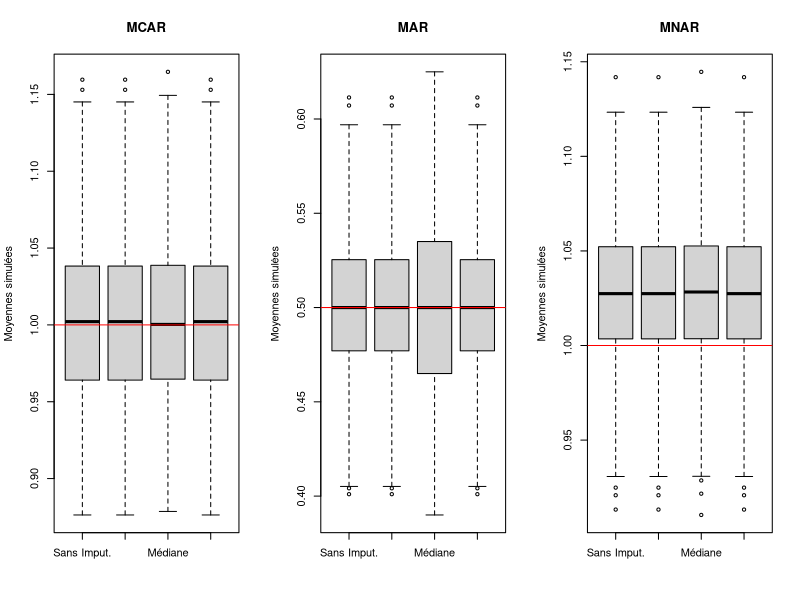

R code for this plot:
## 1. Paramètres généraux
n <- 200         # Nombre d'observations
n_sim <- 500       # Nombre de simulations

## Variables pour stocker les résultats
somme_moy_X1 <- 0
somme_moy_B1 <- 0
somme_moy_X2 <- 0

somme_moy_impute_mcar <- 0
somme_moy_impute_mar <- 0
somme_moy_impute_mnar <- 0

somme_moy_impute_median_mcar <- 0
somme_moy_impute_median_mar <- 0
somme_moy_impute_median_mnar <- 0

somme_moy_complet_mcar <- 0
somme_moy_complet_mar <- 0
somme_moy_complet_mnar <- 0

# Moyennes théoriques
moy_theo_X1 <- 1
moy_theo_B1 <- 0.5
moy_theo_X2 <- 1

# Stockage pour boxplots
res_MCAR <- matrix(NA, nrow = n_sim, ncol = 4)
res_MAR  <- matrix(NA, nrow = n_sim, ncol = 4)
res_MNAR <- matrix(NA, nrow = n_sim, ncol = 4)

## 5. Boucle de simulation
for (i in 1:n_sim) {
  
  set.seed(i)
  
  # Génération des données
  B1 <- rbinom(n, 1, 0.5)
  B2 <- rbinom(n, 1, 0.7)
  X1 <- rnorm(n, mean = 1, sd = 0.7)
  X2 <- rnorm(n, mean = 1, sd = 0.5)
  
  data_complet <- data.frame(X1 = X1, X2 = X2, B1 = B1, B2 = B2)
  
  # --- MCAR ---
  data_MCAR <- data_complet
  missing_index <- sample(1:n, size = 0.1 * n)
  data_MCAR$X1[missing_index] <- NA
  moyenne_X1 <- mean(data_MCAR$X1, na.rm = TRUE)
  somme_moy_X1 <- somme_moy_X1 + moyenne_X1
  
  # Imputation moyenne
  data_MCAR_impute <- data_MCAR
  data_MCAR_impute$X1[is.na(data_MCAR_impute$X1)] <- mean(data_MCAR$X1, na.rm = TRUE)
  somme_moy_impute_mcar <- somme_moy_impute_mcar + mean(data_MCAR_impute$X1)
  
  # Imputation médiane
  data_MCAR_impute_median <- data_MCAR
  data_MCAR_impute_median$X1[is.na(data_MCAR_impute_median$X1)] <- median(data_MCAR$X1, na.rm = TRUE)
  somme_moy_impute_median_mcar <- somme_moy_impute_median_mcar + mean(data_MCAR_impute_median$X1)
  
  # Cas complets
  data_complet_mcar <- na.omit(data_MCAR)
  somme_moy_complet_mcar <- somme_moy_complet_mcar + mean(data_complet_mcar$X1)
  
  res_MCAR[i, ] <- c(moyenne_X1,
                     mean(data_MCAR_impute$X1),
                     mean(data_MCAR_impute_median$X1),
                     mean(data_complet_mcar$X1))
  
  # --- MAR ---
  data_MAR <- data_complet
  missing_index1 <- ifelse(data_MAR$B2 == 0 & data_MAR$X1 < 0, 1, 0)
  data_MAR$B1 <- ifelse(missing_index1 == 0, data_MAR$B1, NA)
  moyenne_B1 <- mean(data_MAR$B1, na.rm = TRUE)
  somme_moy_B1 <- somme_moy_B1 + moyenne_B1
  
  # Imputation moyenne
  data_MAR_impute <- data_MAR
  data_MAR_impute$B1[is.na(data_MAR_impute$B1)] <- mean(data_MAR$B1, na.rm = TRUE)
  somme_moy_impute_mar <- somme_moy_impute_mar + mean(data_MAR_impute$B1)
  
  # Imputation médiane
  data_MAR_impute_median <- data_MAR
  data_MAR_impute_median$B1[is.na(data_MAR_impute_median$B1)] <- median(data_MAR$B1, na.rm = TRUE)
  somme_moy_impute_median_mar <- somme_moy_impute_median_mar + mean(data_MAR_impute_median$B1)
  
  # Cas complets
  data_complet_mar <- na.omit(data_MAR)
  somme_moy_complet_mar <- somme_moy_complet_mar + mean(data_complet_mar$B1)
  
  res_MAR[i, ] <- c(moyenne_B1,
                    mean(data_MAR_impute$B1),
                    mean(data_MAR_impute_median$B1),
                    mean(data_complet_mar$B1))
  
  # --- MNAR ---
  data_MNAR <- data_complet
  missing_index2 <- ifelse(data_MNAR$X1 < 0.5 & data_MNAR$X2 < 1.1 & data_MNAR$B1 == 1, 1, 0)
  data_MNAR$X2 <- ifelse(missing_index2 == 0, data_MNAR$X2, NA)
  moyenne_X2 <- mean(data_MNAR$X2, na.rm = TRUE)
  somme_moy_X2 <- somme_moy_X2 + moyenne_X2
  
  # Imputation moyenne
  data_MNAR_impute <- data_MNAR
  data_MNAR_impute$X2[is.na(data_MNAR_impute$X2)] <- mean(data_MNAR$X2, na.rm = TRUE)
  somme_moy_impute_mnar <- somme_moy_impute_mnar + mean(data_MNAR_impute$X2)
  
  # Imputation médiane
  data_MNAR_impute_median <- data_MNAR
  data_MNAR_impute_median$X2[is.na(data_MNAR_impute_median$X2)] <- median(data_MNAR$X2, na.rm = TRUE)
  somme_moy_impute_median_mnar <- somme_moy_impute_median_mnar + mean(data_MNAR_impute_median$X2)
  
  # Cas complets
  data_complet_mnar <- na.omit(data_MNAR)
  somme_moy_complet_mnar <- somme_moy_complet_mnar + mean(data_complet_mnar$X2)
  
  res_MNAR[i, ] <- c(moyenne_X2,
                     mean(data_MNAR_impute$X2),
                     mean(data_MNAR_impute_median$X2),
                     mean(data_complet_mnar$X2))
}

## 6. Calcul des moyennes sur les 500 simulations
moyenne_des_X1 <- somme_moy_X1 / n_sim
moyenne_des_B1 <- somme_moy_B1 / n_sim
moyenne_des_X2 <- somme_moy_X2 / n_sim

moyenne_impute_mcar <- somme_moy_impute_mcar / n_sim
moyenne_impute_mar <- somme_moy_impute_mar / n_sim
moyenne_impute_mnar <- somme_moy_impute_mnar / n_sim

moyenne_impute_median_mcar <- somme_moy_impute_median_mcar / n_sim
moyenne_impute_median_mar <- somme_moy_impute_median_mar / n_sim
moyenne_impute_median_mnar <- somme_moy_impute_median_mnar / n_sim

moyenne_complet_mcar <- somme_moy_complet_mcar / n_sim
moyenne_complet_mar <- somme_moy_complet_mar / n_sim
moyenne_complet_mnar <- somme_moy_complet_mnar / n_sim

## 7. Calcul des biais
Biais_mcar <- moyenne_des_X1 - moy_theo_X1
Biais_mar <- moyenne_des_B1 - moy_theo_B1
Biais_mnar <- moyenne_des_X2 - moy_theo_X2

Biais_impute_mcar <- moyenne_impute_mcar - moy_theo_X1
Biais_impute_mar <- moyenne_impute_mar - moy_theo_B1
Biais_impute_mnar <- moyenne_impute_mnar - moy_theo_X2

Biais_impute_median_mcar <- moyenne_impute_median_mcar - moy_theo_X1
Biais_impute_median_mar <- moyenne_impute_median_mar - moy_theo_B1
Biais_impute_median_mnar <- moyenne_impute_median_mnar - moy_theo_X2

Biais_complet_mcar <- moyenne_complet_mcar - moy_theo_X1
Biais_complet_mar <- moyenne_complet_mar - moy_theo_B1
Biais_complet_mnar <- moyenne_complet_mnar - moy_theo_X2

# Calcul des écarts-types pour chaque méthode
ecart_type_mcar <- sqrt(var(res_MCAR[, 1]))
ecart_type_mar <- sqrt(var(res_MAR[, 1]))
ecart_type_mnar <- sqrt(var(res_MNAR[, 1]))


# Calcul des erreurs quadratiques moyennes (RMSE) pour chaque méthode
erreur_quadratique_mcar <- sqrt(mean((res_MCAR[, 1] - moy_theo_X1)^2))
erreur_quadratique_mar <- sqrt(mean((res_MAR[, 1] - moy_theo_B1)^2))
erreur_quadratique_mnar <- sqrt(mean((res_MNAR[, 1] - moy_theo_X2)^2))



## 8. Résultats
print(Biais_mcar)
print(Biais_mar)
print(Biais_mnar)

print(Biais_impute_mcar)
print(Biais_impute_mar)
print(Biais_impute_mnar)

print(Biais_impute_median_mcar)
print(Biais_impute_median_mar)
print(Biais_impute_median_mnar)

print(Biais_complet_mcar)
print(Biais_complet_mar)
print(Biais_complet_mnar)


print(paste("EQM MCAR (X1) : ", erreur_quadratique_mcar))
print(paste("EQM MAR (B1) : ", erreur_quadratique_mar))
print(paste("EQM MNAR (X2) : ", erreur_quadratique_mnar))

print(paste("Ecart-type MCAR : ", ecart_type_mcar))
print(paste("Ecart-type MAR : ", ecart_type_mar))
print(paste("Ecart-type MNAR : ", ecart_type_mnar))


## 9. Boxplots des moyennes simulées
par(mfrow = c(1, 3))
# Boxplot pour MCAR avec ligne de la moyenne théorique
boxplot(res_MCAR,
        main = "MCAR",
        names = c("Sans Imput.", "Moyenne", "Médiane", "Cas complets"),
        ylab = "Moyennes simulées")
abline(h = moy_theo_X1, col = "red")  # Ajouter la ligne théorique

# Boxplot pour MAR avec ligne de la moyenne théorique
boxplot(res_MAR,
        main = "MAR",
        names = c("Sans Imput.", "Moyenne", "Médiane", "Cas complets"),
        ylab = "Moyennes simulées")
abline(h = moy_theo_B1, col = "red")  # Ajouter la ligne théorique

# Boxplot pour MNAR avec ligne de la moyenne théorique
boxplot(res_MNAR,
        main = "MNAR",
        names = c("Sans Imput.", "Moyenne", "Médiane", "Cas complets"),
        ylab = "Moyennes simulées")
abline(h = moy_theo_X2, col = "red")  # Ajouter la ligne théorique


